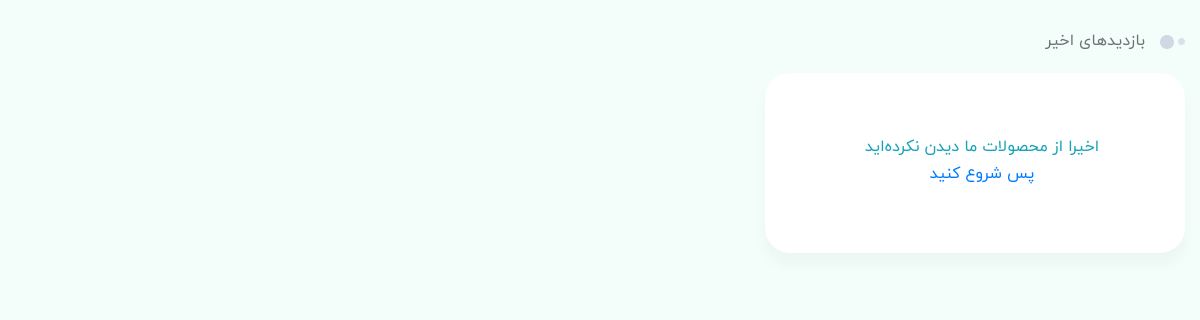
Before: /profile/history (signed in) with the older database file.
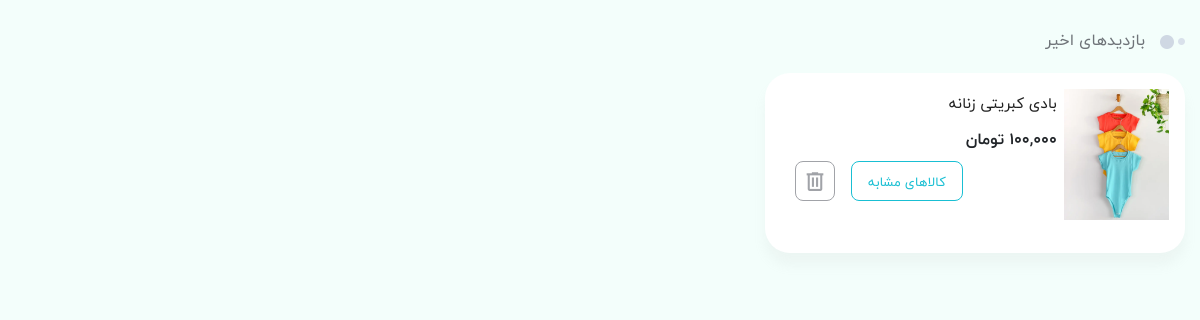
After: the same page with the newer database file.
### eshop_product/models.py (models this page shows, shortened)
class Product(models.Model):
    STATUS = (
        ('True', "فعال"),
        ("False", "غیرفعال")
    )
    VARIANTS = (
        ('None', 'هیچ'),
        ('Size', 'سایز'),
        ('Color', 'رنگ'),
        ('Size-Color', 'سایزـ‌رنگ'),
    )
    category = models.ForeignKey(Category, on_delete=models.SET_NULL, null=True, verbose_name='دسته')
    brand = models.ForeignKey(Brand, on_delete=models.SET_NULL, blank=True, null=True, verbose_name='برند')
    title = models.CharField(max_length=200, verbose_name='عنوان فارسی')
    title_eng = models.CharField(max_length=150, blank=True, null=True, verbose_name='عنوان انگلیسی')
    keyword = models.CharField(max_length=250, verbose_name='کلمه کلیدی')
    variant = models.CharField(max_length=10, choices=VARIANTS, default='None', verbose_name='تنوع')
    description = models.CharField(max_length=300, verbose_name='توضیحات')
    image = models.ImageField(upload_to=upload_image_path, verbose_name='تصویر')
    price = models.IntegerField(verbose_name='قیمت')
    amount = models.IntegerField(verbose_name='تعداد')
    all_sale = models.IntegerField(default=0, verbose_name='تعداد فروش')
    view_count = models.BigIntegerField(default=0, verbose_name='تعداد بازدیدها')
    details = RichTextUploadingField(verbose_name='جزئيات محصول')
    analyze = RichTextUploadingField(blank=True, null=True, verbose_name='نقد و بررسی')
    status = models.CharField(max_length=50, choices=STATUS, verbose_name='وضعیت')
    slug = models.SlugField(verbose_name='عبارت لینک', null=False, unique=True, allow_unicode=True, max_length=200)
    creat_at = models.DateTimeField(auto_now_add=True, verbose_name='ایجاده شده در تاریخ')
    update_at = models.DateTimeField(auto_now=True, verbose_name='آپدیت شده در تاریخ')
    objects = ProductsManager()
    favourite = models.ManyToManyField(User, blank=True, verbose_name='علاقه‌مندی')
    def __str__(self):
        return self.title
    class Meta:
        verbose_name = 'محصول'
        verbose_name_plural = 'محصولات'
    def price_th(self):
        return f"{self.price:,}"
    price_th.short_description = 'قیمت'
    def image_tag(self):
        return mark_safe('<img src="{}" height="50"/>'.format(self.image.url))
    image_tag.short_description = 'تصویر'
    def get_absolute_url(self):
        return reverse('product_detail', kwargs={'slug': self.slug, 'product_id': self.id})
    def fav_count(self):
        fav = User.objects.filter(product__exact=self.id)
        return fav.count()
    fav_count.short_description = 'تعداد علاقه‌مندان'

### eshop_account/views.py (the view)
# urls.py: path('profile/history', HistoryList.as_view(), name='historyList'),
class HistoryList(ListView):
    template_name = 'account/profile_user_history.html'
    def get_queryset(self):
        request = self.request
        current_user = request.user
        user_history = History.objects.filter(user_id=current_user.id)
        return user_history
    def get_context_data(self, *, object_list=None, **kwargs):
        request = self.request
        current_user = request.user
        user_history = History.objects.filter(user_id=current_user.id).order_by('-id')[:20]
        history_list = []
        for history in user_history:
            name = history.content_object
            product = Product.objects.get(title__exact=name)
            if product.status == 'True':
                history_list.append(product)
        history_list = list(dict.fromkeys(history_list))
        context = {
            'history_list': history_list,
            'user_history': user_history
        }
        return context

### eshop_account/templates/account/profile_user_history.html (shortened to what the changed rows need)
{% extends 'shared/_MainLayout.html' %}
{% load static %}
{% load render_partial %}
{% load humanize %}
{% block header_ref %}
    <link rel="stylesheet" href="{% static 'css/vendor/nouislider.min.css' %}">
{% endblock %}
{% block content %}
    <main class="main-content dt-sl mt-4 mb-3" style="transform: none;">
        <div class="container main-container" style="transform: none;">
            <div class="row" style="transform: none;">
                <div class="col-xl-9 col-lg-8 col-md-8 col-sm-12">
                    <div class="row">
                        <div class="col-12">
                            <div class="section-title text-sm-title title-wide mb-1 no-after-title-wide dt-sl mb-2 px-res-1">
                                <h2>بازدیدهای اخیر</h2>
                            </div>
                            <div class="dt-sl">
                                <div class="row">
                                    {% if history_list %}
                                        {% for product in history_list %}
                                            <div class="col-lg-6 col-md-12">
                                                <div class="card-horizontal-product">
                                                    <div class="card-horizontal-product-thumb">
                                                        <a href="{{ product.get_absolute_url }}">
                                                            <img src="{{ product.image.url }}" alt="">
                                                        </a>
                                                    </div>
                                                    <div class="card-horizontal-product-content">
                                                        <div class="card-horizontal-product-title">
                                                            <a href="{{ product.get_absolute_url }}">
                                                                <h3>{{ product.title }}</h3>
                                                            </a>
                                                        </div>
                                                        <div class="card-horizontal-product-price">
                                                            <span>{{ product.price|intcomma:False }} تومان</span>
                                                        </div>
                                                        <div class="card-horizontal-product-buttons">
                                                            <a href="{% url 'product_category_list' product.category.slug %}"
                                                               class="btn btn-outline-info">کالاهای مشابه</a>
                                                            <a href="{% url 'history_delete' product.id %}">
                                                                <button class="remove-btn">
                                                                    <i class="mdi mdi-trash-can-outline"></i>
                                                                </button>
                                                            </a>
                                                        </div>
                                                    </div>
                                                </div>
                                            </div>
                                        {% endfor %}
                                    {% else %}
                                        <div class="col-lg-6 col-md-12">
                                            <div class="card-horizontal-product">
                                                <h6 class="text-center pt-5 text-info">
                                                    اخیرا از محصولات ما دیدن نکرده‌اید
                                                </h6>
                                                <h6 class="text-center pt-6 text-info">
                                                    <a href="/">پس شروع کنید</a>
                                                </h6>
                                            </div>
                                        </div>
                                    {% endif %}
                                </div>
                            </div>
                        </div>
                    </div>
                </div>
            </div>
        </div>
    </main>
{% endblock %}

Changed rows visible on the page:
now on this page (row edited): Product: image (picture), title "بادی کبریتی زنانه"
Other visible differences:
text no longer shown: "اخیرا از محصولات ما دیدن نکرده‌اید پس شروع کنید"
